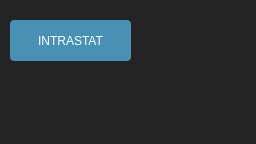
<?xml version="1.0" encoding="UTF-8"?>
<ui version="4.0">
 <class>MainWindow</class>
 <widget class="QMainWindow" name="MainWindow">
  <property name="windowModality">
   <enum>Qt::NonModal</enum>
  </property>
  <property name="enabled">
   <bool>true</bool>
  </property>
  <property name="geometry">
   <rect>
    <x>0</x>
    <y>0</y>
    <width>256</width>
    <height>144</height>
   </rect>
  </property>
  <property name="minimumSize">
   <size>
    <width>256</width>
    <height>144</height>
   </size>
  </property>
  <property name="maximumSize">
   <size>
    <width>1920</width>
    <height>1080</height>
   </size>
  </property>
  <property name="font">
   <font>
    <family>Calibri</family>
    <pointsize>12</pointsize>
    <weight>50</weight>
    <bold>false</bold>
    <kerning>true</kerning>
   </font>
  </property>
  <property name="mouseTracking">
   <bool>false</bool>
  </property>
  <property name="windowTitle">
   <string>Pomocnik</string>
  </property>
  <property name="toolTip">
   <string/>
  </property>
  <property name="styleSheet">
   <string notr="true">/*-----QWidget-----*/
QWidget
{
	background-color: #242424;
	color: #fff;
	selection-background-color: #fff;
	selection-color: #000;

}


/*-----QLabel-----*/
QLabel
{
	background-color: transparent;
	color: #fff;

}


/*-----QMenuBar-----*/
QMenuBar 
{
	background-color: #4a5157;
	color: #fff;

}


QMenuBar::item 
{
	background-color: transparent;
	border-left: 1px solid #003333;
	padding: 5px;
	padding-left: 15px;
	padding-right: 15px;

}


QMenuBar::item:selected 
{
	background-color: #003333;
	border: 1px solid #006666;
	color: #fff;

}


QMenuBar::item:pressed 
{
	background-color: #006666;
	border: 1px solid #006666;
	color: #fff;

}


/*-----QMenu-----*/
QMenu
{
    background-color: #4a5157;
    border: 1px solid #4a5157;
    padding: 10px;
	color: #fff;

}


QMenu::item
{
    background-color: transparent;
    padding: 2px 20px 2px 20px;
	min-width: 200px;

}


QMenu::separator
{
   	background-color: #242424;
	height: 1px;

}


QMenu::item:disabled
{
    color: #555;
    background-color: transparent;
    padding: 2px 20px 2px 20px;

}


QMenu::item:selected
{
	background-color: #003333;
	border: 1px solid #006666;
	color: #fff;

}


/*-----QToolButton-----*/
QToolButton 
{
	background-color: transparent;
	color: #fff;
	padding: 3px;
	margin-left: 1px;
}


QToolButton:hover
{
	background-color: rgba(70,162,218,50%);
	border: 1px solid #46a2da;
	color: #000;
	
}


QToolButton:pressed
{
	background-color: #727272;
	border: 1px solid #46a2da;

}


QToolButton:checked
{
	background-color: #727272;
	border: 1px solid #222;
}


/*-----QPushButton-----*/
QPushButton
{
	background-color: #4891b4;
	color: #fff;
	min-width: 80px;
	border-radius: 4px;
	padding: 5px;

}


QPushButton::flat
{
	background-color: transparent;
	border: none;
	color: #000;

}


QPushButton::disabled
{
	background-color: #606060;
	color: #959595;
	border-color: #051a39;

}


QPushButton::hover
{
	background-color: #54aad3;
	border: 1px solid #46a2da;

}


QPushButton::pressed
{
	background-color: #2385b4;
	border: 1px solid #46a2da;

}


QPushButton::checked
{
	background-color: #bd5355;
	border: 1px solid #bd5355;

}


/*-----QLineEdit-----*/
QLineEdit
{
	background-color: #242424;
	color : #fff;
	border: 1px solid #1d1d1d;
	padding: 3px;
	padding-left: 5px;
	border-radius: 4px;

}


/*-----QPlainTExtEdit-----*/
QPlainTextEdit
{
	background-color: #242424;
	color : #fff;
	border: 1px solid #1d1d1d;
	padding: 3px;
	padding-left: 5px;
	border-radius: 4px;

}


/*-----QToolBox-----*/
QToolBox
{
	background-color: transparent;
	border: 1px solid #1d1d1d;

}


QToolBox::tab
{
	background-color: #002b2b;
	border: 1px solid #1d1d1d;

}


QToolBox::tab:hover
{
	background-color: #006d6d;
	border: 1px solid #1d1d1d;

}


/*-----QComboBox-----*/
QComboBox
{
    background-color: #4a5157;
    padding-left: 6px;
    color: #fff;
    height: 20px;
	border-radius: 4px;

}


QComboBox::disabled
{
	background-color: #404040;
	color: #656565;
	border-color: #051a39;

}


QComboBox:on
{
    background-color: #4a5157;
	color: #fff;

}


QComboBox QAbstractItemView
{
    background-color: #4a5157;
    color: #fff;
    selection-background-color: #002b2b;
	selection-color: #fff;
    outline: 0;

}


QComboBox::drop-down
{
	background-color: #4a5157;
    subcontrol-origin: padding;
    subcontrol-position: top right;
	border-radius: 4px;
    width: 15px;

}


QComboBox::down-arrow
{
    image: url(://arrow-down.png);
    width: 8px;
    height: 8px;

}


/*-----QDoubleSpinBox &amp; QCalendarWidget-----*/
QDoubleSpinBox,
QCalendarWidget QSpinBox 
{
	background-color: #242424;
	color : #fff;
	border: 1px solid #1d1d1d;
	border-radius: 4px;
	padding: 3px;
	padding-left: 5px;

}


QDoubleSpinBox::up-button, 
QCalendarWidget QSpinBox::up-button
{
	background-color: #4a5157;
    width: 16px; 
	border-top-right-radius: 4px;
    border-width: 1px;
	border-color: #1d1d1d;

}


QDoubleSpinBox::up-button:hover, 
QCalendarWidget QSpinBox::up-button:hover
{
	background-color: #585858;

}


QDoubleSpinBox::up-button:pressed, 
QCalendarWidget QSpinBox::up-button:pressed
{
	background-color: #252525;
    width: 16px; 
    border-width: 1px;

}


QDoubleSpinBox::up-arrow,
QCalendarWidget QSpinBox::up-arrow
{
    image: url(://arrow-up.png);
    width: 7px;
    height: 7px;

}


QDoubleSpinBox::down-button, 
QCalendarWidget QSpinBox::down-button
{
	background-color: #4a5157;
    width: 16px; 
    border-width: 1px;
	border-bottom-right-radius: 4px;
	border-color: #1d1d1d;

}


QDoubleSpinBox::down-button:hover, 
QCalendarWidget QSpinBox::down-button:hover
{
	background-color: #585858;

}


QDoubleSpinBox::down-button:pressed, 
QCalendarWidget QSpinBox::down-button:pressed
{
	background-color: #252525;
    width: 16px; 
    border-width: 1px;

}


QDoubleSpinBox::down-arrow,
QCalendarWidget QSpinBox::down-arrow
{
    image: url(://arrow-down.png);
    width: 7px;
    height: 7px;

}


/*-----QGroupBox-----*/
QGroupBox 
{
    border: 1px solid;
    border-color: #1d1d1d;
	border-radius: 4px;
    margin-top: 23px;

}


QGroupBox::title  
{
    background-color: #002b2b;
    color: #fff;
	subcontrol-position: top left;
    subcontrol-origin: margin;
    padding: 5px;
	min-width: 100px;
	border: 1px solid #1d1d1d;
	border-top-left-radius: 4px;
	border-top-right-radius: 4px;
	border-bottom: none;

}


/*-----QHeaderView-----*/
QHeaderView::section
{
    background-color: #4a5157;
	border: none;
    color: #fff;
	padding: 4px;
	
}


QHeaderView::section:disabled
{
    background-color: #525251;
    color: #656565;

}


QHeaderView::section:checked
{
    background-color: qlineargradient(spread:repeat, x1:1, y1:0, x2:1, y2:1, stop:0 rgba(227, 227, 227, 255),stop:1 rgba(187, 187, 187, 255));
    color: #000;

}


QHeaderView::section::vertical::first,
QHeaderView::section::vertical::only-one
{
    border-left: 1px solid #003333;

}


QHeaderView::section::vertical
{
    border-left: 1px solid #003333;
}


QHeaderView::section::horizontal::first,
QHeaderView::section::horizontal::only-one
{
    border-left: 1px solid #003333;

}


QHeaderView::section::horizontal
{
    border-left: 1px solid #003333;

}


QTableCornerButton::section
{
    background-color: qlineargradient(spread:repeat, x1:1, y1:0, x2:1, y2:1, stop:0 rgba(227, 227, 227, 255),stop:1 rgba(187, 187, 187, 255));
	border: 1px solid #000;
    color: #fff;

}


/*-----QCalendarWidget-----*/
QCalendarWidget QToolButton
{
  	background-color: transparent;
  	color: white;

}


QCalendarWidget QToolButton::hover
{
	background-color: #006666;
	border: 1px solid #006666;
	color: #fff;

}


QCalendarWidget QMenu 
{
	width: 120px;
	left: 20px;
	color: white;

}


QCalendarWidget QWidget 
{ 
	alternate-background-color: #4a5157; 
	color: #fff;

}


QCalendarWidget QAbstractItemView:enabled 
{
	color: #fff;  
	background-color: #242424;  
	selection-background-color: #002b2b; 
	selection-color: #fff; 

}


QCalendarWidget QAbstractItemView:disabled 
{ 
	color: #404040; 

}


/*-----QTreeWidget-----*/
QTreeView
{
	show-decoration-selected: 0;
	alternate-background-color: transparent;
	background-color: transparent;
   	border: none;
	color: #fff;
	font: 8pt;

}


QTreeView::item:selected
{
	color:#fff;
	background-color: #002b2b;
	border-radius: 0px;

}


QTreeView::item:!selected:hover
{
    background-color: #5e5e5e;
    border: none;
    color: white;

}


QTreeView::branch:has-children:!has-siblings:closed,
QTreeView::branch:closed:has-children:has-siblings 
{
	image: url(://tree-closed.png);

}


QTreeView::branch:open:has-children:!has-siblings,
QTreeView::branch:open:has-children:has-siblings  
{
	image: url(://tree-open.png);

}


/*-----QListView-----*/
QListView 
{
	background-color: transparent;
	alternate-background-color: transparent;
    border : none;
    color: #fff;
    show-decoration-selected: 1; 
    outline: 0;
   	border: 1px solid #1d1d1d;

}


QListView::disabled 
{
	background-color: #656565;
	color: #1b1b1b;
    border: 1px solid #656565;

}


QListView::item 
{
	background-color: transparent;
    padding: 1px;

}


QListView::item:selected 
{
	background-color: #002b2b;
	border: 1px solid #002b2b;
	color: #fff;

}


QListView::item:selected:!active 
{
	background-color: #002b2b;
	border: 1px solid #002b2b;
	color: #fff;

}


QListView::item:selected:active 
{
	background-color: #002b2b;
	border: 1px solid #002b2b;
	color: #fff;

}


QListView::item:hover {
    background-color: #5e5e5e;
    border: none;
    color: #000;

}


/*-----QCheckBox-----*/
QCheckBox
{
	background-color: transparent;
    color: #fff;
	border: none;

}


QCheckBox::indicator
{
    background-color: lightgray;
    border: 1px solid #000;
    width: 12px;
    height: 12px;

}


QCheckBox::indicator:checked
{
    image:url(&quot;./ressources/check.png&quot;);
	background-color: #002b2b;
    border: 1px solid #3a546e;

}


QCheckBox::indicator:unchecked:hover
{
	border: 1px solid #46a2da; 

}


QCheckBox::disabled
{
	color: #656565;

}


QCheckBox::indicator:disabled
{
	background-color: #656565;
	color: #656565;
    border: 1px solid #656565;

}


/*-----QRadioButton-----*/
QRadioButton 
{
	color: #fff;
	background-color: transparent;

}


QRadioButton::indicator::unchecked:hover 
{
	background-color: #d3d3d3;
	border: 2px solid #002b2b;
	border-radius: 6px;
}


QRadioButton::indicator::checked 
{
	border: 2px solid #52beff;
	border-radius: 6px;
	background-color: #002b2b;  
	width: 9px; 
	height: 9px; 

}


/*-----QScrollBar-----*/
QScrollBar:vertical 
{
   border: none;
   width: 12px;

}


QScrollBar::handle:vertical 
{
   border: none;
   border-radius : 0px;
   background-color: #7a7a7a;
   min-height: 80px;
   width : 12px;

}


QScrollBar::handle:vertical:pressed
{
   background-color: #5d5f60; 

}


QScrollBar::add-line:vertical
{
   border: none;
   background: transparent;
   height: 0px;
   subcontrol-position: bottom;
   subcontrol-origin: margin;

}


QScrollBar::add-line:vertical:hover 
{
   background-color: transparent;

}


QScrollBar::add-line:vertical:pressed 
{
   background-color: #3f3f3f;

}


QScrollBar::sub-line:vertical
{
   border: none;
   background: transparent;
   height: 0px;

}


QScrollBar::sub-line:vertical:hover 
{
   background-color: transparent;

}


QScrollBar::sub-line:vertical:pressed 
{
   background-color: #3f3f3f;

}


QScrollBar::up-arrow:vertical
{
   width: 0px;
   height: 0px;
   background: transparent;

}


QScrollBar::down-arrow:vertical 
{
   width: 0px;
   height: 0px;
   background: transparent;

}


QScrollBar::add-page:vertical, QScrollBar::sub-page:vertical
{
   background-color: #222222;
	
}


QScrollBar:horizontal 
{
   border: none;
   height: 12px;

}


QScrollBar::handle:horizontal 
{
   border: none;
   border-radius : 0px;
   background-color: #7a7a7a;
   min-height: 80px;
   height : 12px;

}


QScrollBar::handle:horizontal:pressed
{
   background-color: #5d5f60; 

}


QScrollBar::add-line:horizontal
{
   border: none;
   background: transparent;
   height: 0px;
   subcontrol-position: bottom;
   subcontrol-origin: margin;

}


QScrollBar::add-line:horizontal:hover 
{
   background-color: transparent;

}


QScrollBar::add-line:horizontal:pressed 
{
   background-color: #3f3f3f;

}


QScrollBar::sub-line:horizontal
{
   border: none;
   background: transparent;
   height: 0px;

}


QScrollBar::sub-line:horizontal:hover 
{
   background-color: transparent;

}


QScrollBar::sub-line:horizontal:pressed 
{
   background-color: #3f3f3f;

}


QScrollBar::up-arrow:horizontal
{
   width: 0px;
   height: 0px;
   background: transparent;

}


QScrollBar::down-arrow:horizontal 
{
   width: 0px;
   height: 0px;
   background: transparent;

}


QScrollBar::add-page:horizontal, QScrollBar::sub-page:horizontal
{
   background-color: #222222;
	
}


/*-----QProgressBar-----*/
QProgressBar
{
	border: 1px solid #1d1d1d;
    text-align: center;
	border-radius: 10px;
	color: #fff;
	font-weight: bold;

}


QProgressBar::chunk
{
    background-color: #3b86ae;
	border-radius: 9px;
    margin: 0.5px;

}


/*-----QStatusBar-----*/
QStatusBar
{
	background-color: #4a5157;
	color: #ffffff;
	border-color: #051a39;

}


/*-----QSizeGrip-----*/
QSizeGrip 
{
	background-color: image(&quot;./ressources/sizegrip.png&quot;); /*To replace*/
	border: none;

}
</string>
  </property>
  <property name="tabShape">
   <enum>QTabWidget::Rounded</enum>
  </property>
  <property name="unifiedTitleAndToolBarOnMac">
   <bool>false</bool>
  </property>
  <widget class="QWidget" name="centralwidget">
   <property name="mouseTracking">
    <bool>true</bool>
   </property>
   <widget class="QPushButton" name="intrastat_btn">
    <property name="geometry">
     <rect>
      <x>10</x>
      <y>20</y>
      <width>121</width>
      <height>41</height>
     </rect>
    </property>
    <property name="text">
     <string>INTRASTAT</string>
    </property>
    <property name="checkable">
     <bool>false</bool>
    </property>
    <property name="autoRepeat">
     <bool>false</bool>
    </property>
    <property name="autoExclusive">
     <bool>false</bool>
    </property>
   </widget>
  </widget>
 </widget>
 <resources/>
 <connections/>
</ui>
